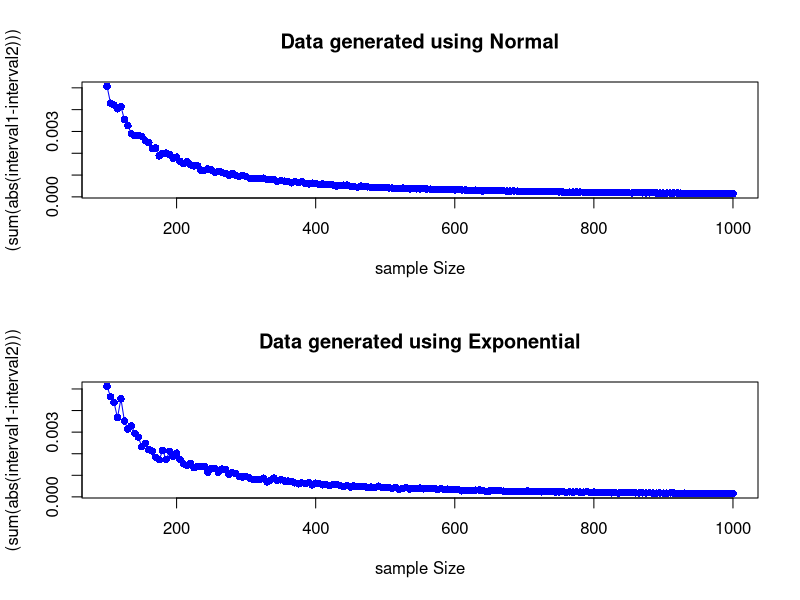

Recreate this plot in R.
rm(list = ls())

# a
# Compute Confidence Interval for the Mean (n ≥ 100)
#
# This function calculates a confidence interval for the mean of a numeric vector of an arbitrary distribution
#
# x             numeric vector representing the sample data, must contain at least 100 observations
# conf.level    confidence level for the interval, numeric value between 0 and 1

confidence_interval <- function(x, conf.level){
  n <- length(x)
  if (n < 100) {
    stop("Vector must be of length >= 100")
  }
  mean = mean(x)
  sd = sd(x)
  alpha = 1-conf.level
  margin = qnorm(1-alpha/2)*sd/sqrt(n)
  
  result <- list(
    conf.int = c(mean-margin, mean+margin),
    conf.level = conf.level,
    mean = mean
  )
  
  return (result)
}

# b
alpha = 0.05
library(MASS)
x = geyser$duration
confidence_interval(x=x, conf.level=1-alpha)
t.test(x=x, conf.level=1-alpha)


# Additional tests

# Compare two functions calculating confidence intervals
#
# This function calculates return the sum of differences of calculated intervals 
#
# function1, function2        functions to be compared
# generating_data_function    function that generates data
# sample_size                 size of data generated
# conf.level                  confidence level for the interval, numeric value between 0 and 1

diff_confidence_interval <- function(function1, function2, generating_data_function, sample_size, conf.level){
  x = generating_data_function(n=sample_size)
  interval1 = function1(x=x, conf.level=conf.level)$conf.int
  interval2 = function2(x=x, conf.level=conf.level)$conf.int
  # print(interval1)
  # print(interval2)
  return (sum(abs(interval1-interval2)))
}

# diff_confidence_interval(confidence_interval, t.test, rnorm, 100, 0.95)


generators <- list(
  Normal = rnorm,
  Exponential = rexp
  # Uniform = runif
  # Gamma = function(n) rgamma(n, shape=2, scale=2)
  # Beta = function(n) rbeta(n, shape1=2, shape2=5)
  # Cauchy = rcauchy
  
  # be careful when using many, may cause plotting problems on small screens
)

par(mfrow = c(length(generators), 1))
sample_sizes = seq(100, 1000, by = 5)

# for each function declared in generators
#   compares t.test with our function using diff_confidence_interval
#   for each sample size from sample_sizes and plots the outcome
for(i in 1:length(generators)){
  results = numeric(length=length(sample_sizes))
  for(j in 1:length(sample_sizes)){
    results[j] <- diff_confidence_interval(
      confidence_interval, 
      t.test, 
      generators[[i]], 
      sample_sizes[j], 
      conf.level = 0.95
    )
  }
  plot(sample_sizes, results, type = "o", col = "blue", pch = 16,
       ylim = range(unlist(results)),
       xlab = "sample Size", ylab = "(sum(abs(interval1-interval2)))",
       main = paste("Data generated using", names(generators)[i]))
}